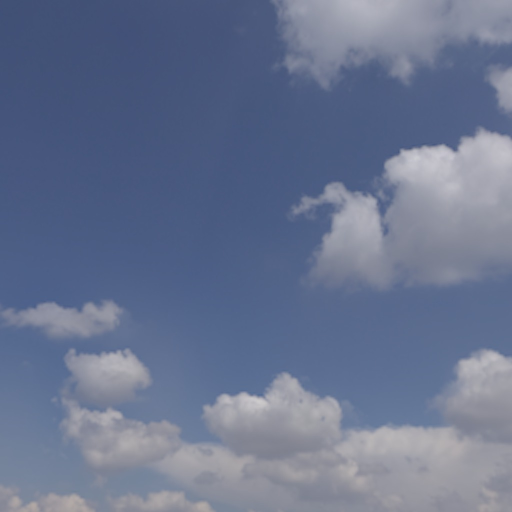
#> input picture godot/tools/ui_art/avatar_sources/cumulus.jpg, 1024 x 1024 px (shown at 1/2 size)
$ python -i avatars_sheet.py   (imports and definitions only)
#> lines starting #> are read from the running program, lines starting #| are printed output that depends on the picture
"""Contact sheet for lane avatars: docs/realism/models/avatars_final_views.jpg (+ avatars_final_textures.jpg).

Top: the active set side by side at 36 and 48 px on light and dark (the distinctness test), also blown up 2.5x with
nearest filtering. Then one row per person: 512, 96, 48, 36 px on light and dark, the 36 px circle the chat's round
holder shows, a 36 px sample made the way Godot draws a 512 texture without mipmaps, the rationale and the source and
licence. Last: the alternate set (round-1 emblems) so both sets are on one sheet."""
import os
from PIL import Image, ImageDraw, ImageFont

HERE = os.path.dirname(os.path.abspath(__file__))
UI = os.path.normpath(os.path.join(HERE, "..", "..", "assets", "ui"))
OUT = os.path.normpath(os.path.join(HERE, "..", "..", "docs", "realism", "models"))
FONTS = os.path.normpath(os.path.join(HERE, "..", "..", "assets", "fonts"))
LIGHT = (237, 230, 211)
DARK = (14, 17, 15)
CARD = (31, 36, 31)
INKC = (27, 32, 28)
CREAMC = (240, 233, 209)
DIMC = (194, 192, 174)
BRASSC = (224, 171, 89)


def font(sz, bold=False):
    return ImageFont.truetype(os.path.join(FONTS, "ui_sans_bold.ttf" if bold else "ui_sans.ttf"), sz)


# [122 lines left out: functions roundel, wrap, info, build, not called in this run]


def textures():
    """Sources sheet: the photographs and textures actually used, with source and licence."""
    import avatars_eclectic as E
    items = [("cumulus.jpg", "Sam"), ("sunrise_field.jpg", "You"), ("woodland_trail.jpg", "Wren"),
             ("tom_photo.jpg", "Tom: NOAA nssl0232, PD"), ("storm_cloud.jpg", "Tom alt composite, sky")]
    W = 1880
    im = Image.new("RGB", (W, 760), DARK)
    d = ImageDraw.Draw(im)
    d.text((24, 18), "Avatars: photographs and textures used (all CC0 or own work)", font=font(28, True), fill=CREAMC)
    d.text((24, 58), "Panorama crops made by tools/ui_art/avatar_photo_prep.py from Poly Haven HDRIs by Greg Zaal (CC0); "
           "list in tools/ui_art/avatar_sources/SOURCES.md", font=font(17), fill=DIMC)
    x = 24
    for f, who in items:
        t = Image.open(os.path.join(E.SRC, f)).convert("RGB").resize((340, 340), Image.LANCZOS)
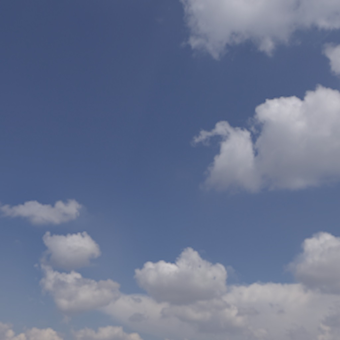
#> t: PIL image 340x340 RGB; mean R, G, B 104, 115.5, 143.5
        im.paste(t, (x, 100))
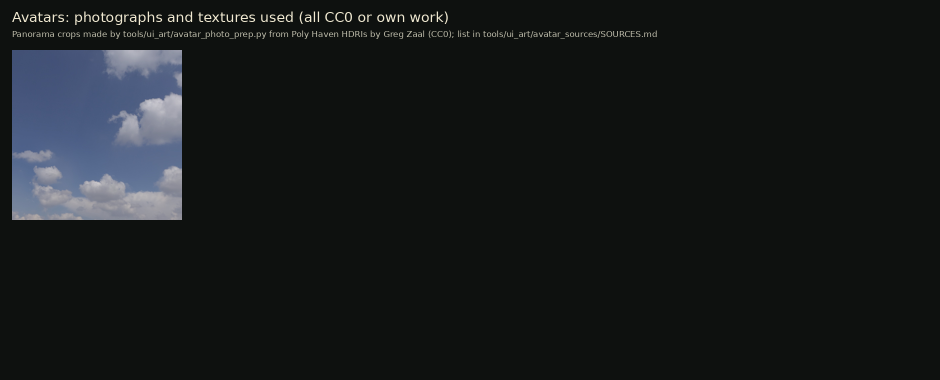
#> im: PIL image 1880x760 RGB (shown at 1/2 size); mean R, G, B 22.5, 26.1, 26.4
        d.text((x, 450), f"{f}  ·  {who}", font=font(16), fill=CREAMC)
        x += 366
#> pass 2 of the loop in textures, `for f, who in items:`:
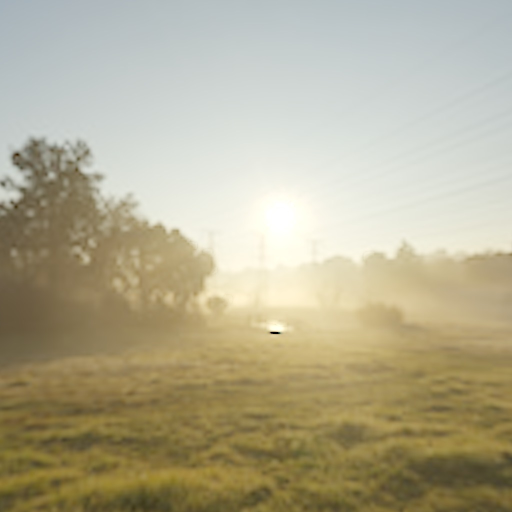
#> input picture godot/tools/ui_art/avatar_sources/sunrise_field.jpg, 1024 x 1024 px (shown at 1/2 size)
#> in textures, `t = Image.open(os.path.join(E.SRC, f)).convert("RGB").resize((340, 340..`:
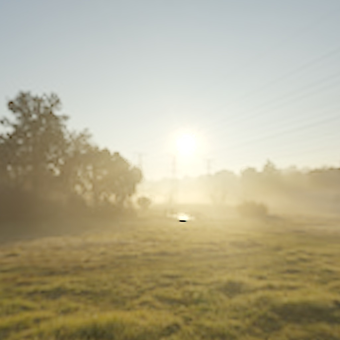
#> t: PIL image 340x340 RGB; mean R, G, B 178.6, 172, 145.1
#> in textures, `im.paste(t, (x, 100))`:
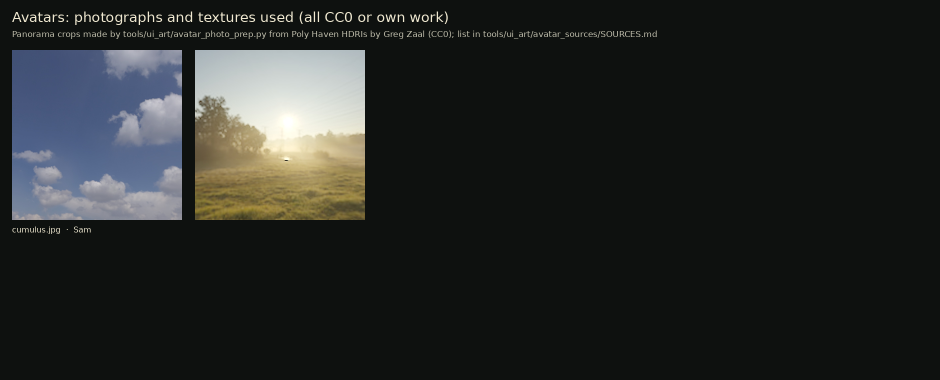
#> im: PIL image 1880x760 RGB (shown at 1/2 size); mean R, G, B 35.9, 38.7, 37
#> pass 3 of the loop in textures, `for f, who in items:`:
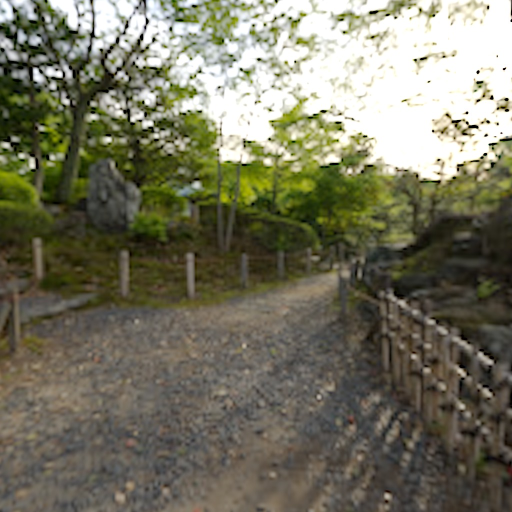
#> input picture godot/tools/ui_art/avatar_sources/woodland_trail.jpg, 1024 x 1024 px (shown at 1/2 size)
#> in textures, `t = Image.open(os.path.join(E.SRC, f)).convert("RGB").resize((340, 340..`:
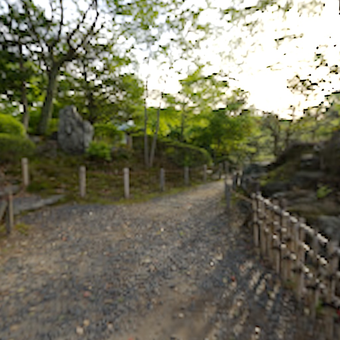
#> t: PIL image 340x340 RGB; mean R, G, B 117.5, 115.8, 96.5
#> in textures, `im.paste(t, (x, 100))`:
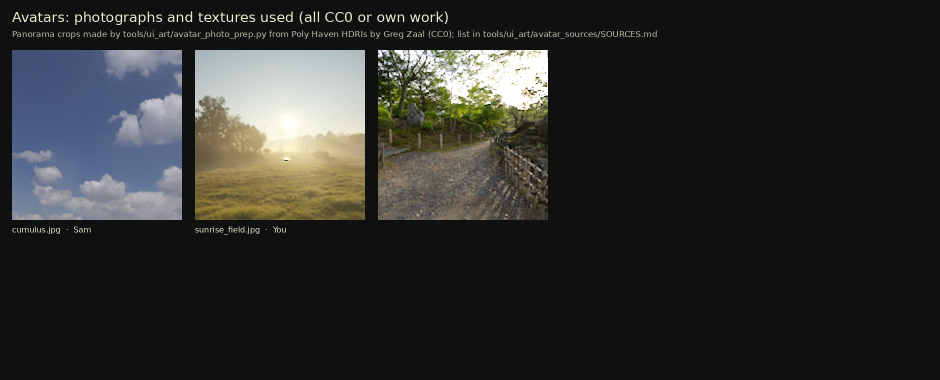
#> im: PIL image 1880x760 RGB (shown at 1/2 size); mean R, G, B 44.3, 46.8, 43.7
#> the loop made 4 passes; the first 3 are shown
    wood = Image.open(os.path.join(E.TEX, "barnwood_diff.jpg")).convert("RGB").resize((340, 200))
    im.paste(wood, (24, 500))
    d.text((24, 710), "barnwood_diff.jpg (Poly Haven wood_planks_grey, Rob Tuytel, CC0): Alex's bench", font=font(16), fill=CREAMC)
    r = Image.open(os.path.join(UI, "items", "cutout", "raptor.png")).convert("RGBA").resize((200, 200))
    im.paste(r, (760, 500), r)
    d.text((760, 710), "items/cutout/raptor.png (appui2 render, own work): Alex's drone", font=font(16), fill=CREAMC)
    p = os.path.join(OUT, "avatars_final_textures.jpg")
    im.save(p, quality=90)
    print("sheet", p)

#> (the run stopped early here; a loop or call above may not have finished)
